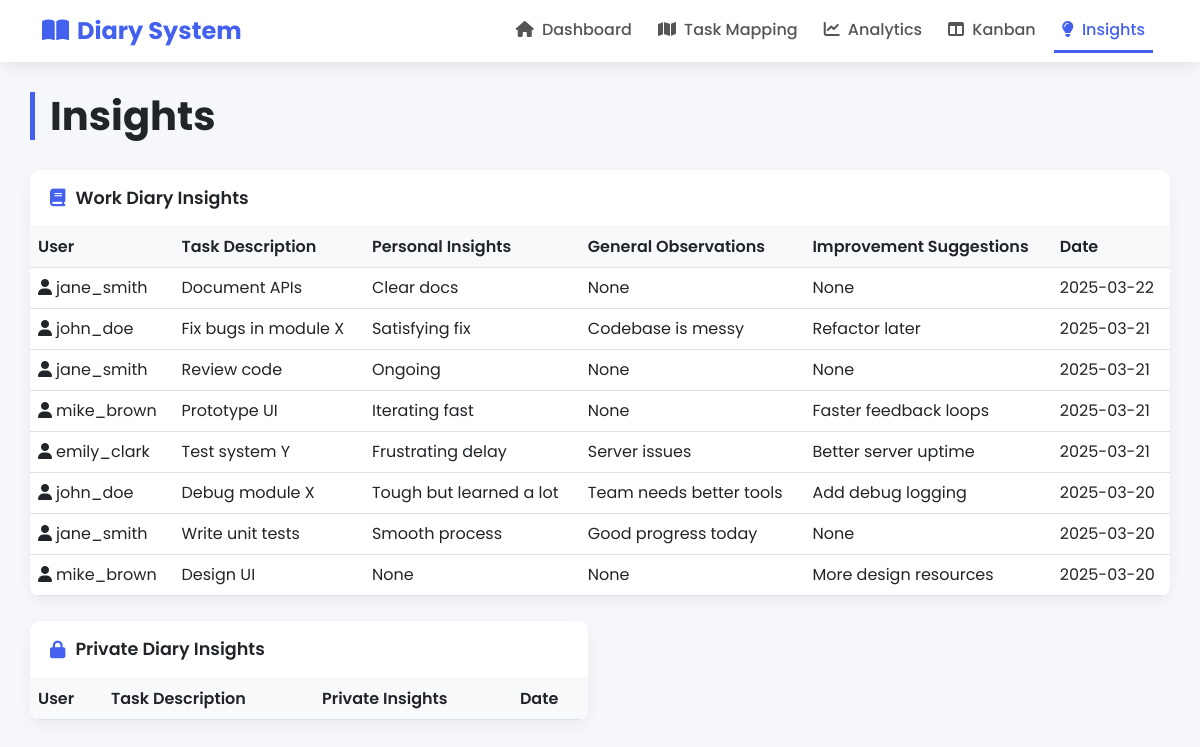
The app's page /insights.php, older data.
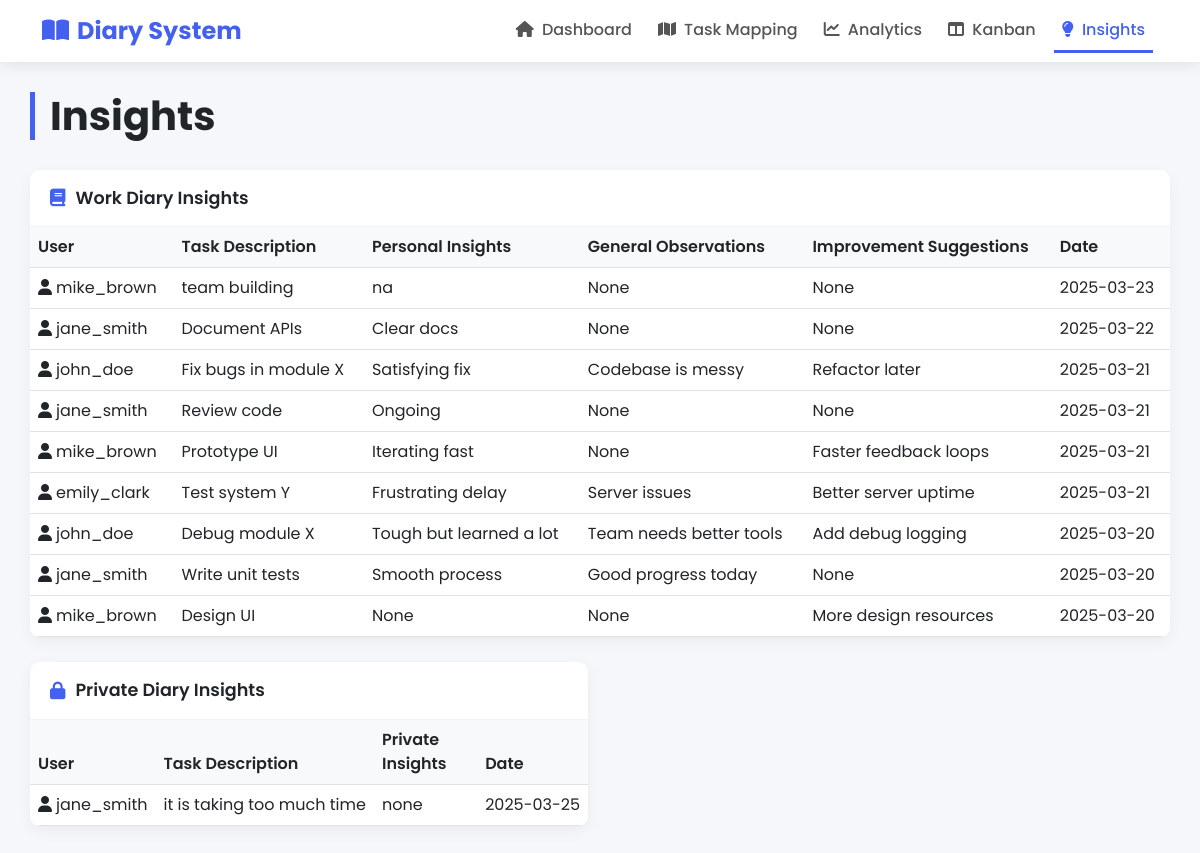
The same page, newer data.
### tables this page shows
CREATE TABLE `workdiary` (
  `EntryID` int(11) NOT NULL,
  `UserID` int(11) NOT NULL,
  `EntryDate` date NOT NULL DEFAULT curdate(),
  `TaskDescription` varchar(500) NOT NULL,
  `TaskStatus` enum('Not Started','In Progress','Completed','Blocked') DEFAULT 'Not Started',
  `AllocatedTime` decimal(5,2) NOT NULL,
  `ActualTime` decimal(5,2) DEFAULT NULL,
  `DeviationReason` text DEFAULT NULL,
  `PersonalInsights` text DEFAULT NULL,
  `Commitments` text DEFAULT NULL,
  `GeneralObservations` text DEFAULT NULL,
  `ImprovementSuggestions` text DEFAULT NULL,
  `CreatedAt` datetime DEFAULT current_timestamp(),
  `UpdatedAt` datetime DEFAULT current_timestamp() ON UPDATE current_timestamp(),
  `IsPrivate` tinyint(1) DEFAULT 0
);

CREATE TABLE `users` (
  `UserID` int(11) NOT NULL,
  `Username` varchar(50) NOT NULL,
  `Email` varchar(100) NOT NULL,
  `Role` varchar(50) DEFAULT 'Team Member'
);

CREATE TABLE `privatediaryentries` (
  `PrivateEntryID` int(11) NOT NULL,
  `WorkDiaryEntryID` int(11) NOT NULL,
  `PrivateTaskDescription` varchar(500) DEFAULT NULL,
  `PrivateTaskStatus` enum('Not Started','In Progress','Completed','Blocked') DEFAULT NULL,
  `PrivateInsights` text DEFAULT NULL,
  `CreatedAt` datetime DEFAULT current_timestamp()
);

### insights.php (the view, shortened to what the changed rows need)
<?php include 'config.php'; ?>
<!DOCTYPE html>
<html lang="en">
<head>
    <link href="https://cdn.jsdelivr.net/npm/bootstrap@5.3.0/dist/css/bootstrap.min.css" rel="stylesheet">
    <link rel="stylesheet" href="https://cdnjs.cloudflare.com/ajax/libs/font-awesome/6.4.0/css/all.min.css">
</head>
<body>
    <div class="container dashboard-container">
        <h1 class="page-title">Insights</h1>
        <div class="row">
            <div class="col-md-12">
                <div class="card">
                    <div class="card-body p-0">
                        <div class="table-responsive">
                            <table class="table table-hover">
                                <thead>
                                    <tr>
                                        <th>User</th>
                                        <th>Task Description</th>
                                        <th>Personal Insights</th>
                                        <th>General Observations</th>
                                        <th>Improvement Suggestions</th>
                                        <th>Date</th>
                                    </tr>
                                </thead>
                                <tbody>
                                    <?php
                                    $stmt = $pdo->query("SELECT u.Username, w.TaskDescription, w.PersonalInsights,
                                                        w.GeneralObservations, w.ImprovementSuggestions, w.EntryDate
                                                        FROM workdiary w
                                                        JOIN users u ON w.UserID = u.UserID
                                                        WHERE w.IsPrivate = 0
                                                        AND u.Role != 'SA Team'
                                                        AND (w.PersonalInsights IS NOT NULL
                                                             OR w.GeneralObservations IS NOT NULL
                                                             OR w.ImprovementSuggestions IS NOT NULL)
                                                        ORDER BY w.EntryDate DESC");
                                    while ($row = $stmt->fetch()) {
                                        echo "<tr>";
                                        echo "<td><i class='fas fa-user me-1'></i>{$row['Username']}</td>";
                                        echo "<td>{$row['TaskDescription']}</td>";
                                        echo "<td>" . ($row['PersonalInsights'] ?? 'None') . "</td>";
                                        echo "<td>" . ($row['GeneralObservations'] ?? 'None') . "</td>";
                                        echo "<td>" . ($row['ImprovementSuggestions'] ?? 'None') . "</td>";
                                        echo "<td>{$row['EntryDate']}</td>";
                                        echo "</tr>";
                                    }
                                    ?>
                                </tbody>
                            </table>
                        </div>
                    </div>
                </div>
            </div>
            <div class="col-md-6">
                <div class="card">
                    <div class="card-body p-0">
                        <div class="table-responsive">
                            <table class="table table-hover">
                                <thead>
                                    <tr>
                                        <th>User</th>
                                        <th>Task Description</th>
                                        <th>Private Insights</th>
                                        <th>Date</th>
                                    </tr>
                                </thead>
                                <tbody>
                                    <?php
                                    $stmt = $pdo->query("SELECT u.Username, p.PrivateTaskDescription, p.PrivateInsights, w.EntryDate
                                                        FROM privatediaryentries p
                                                        JOIN workdiary w ON p.WorkDiaryEntryID = w.EntryID
                                                        JOIN users u ON w.UserID = u.UserID
                                                        WHERE p.PrivateInsights IS NOT NULL
                                                        AND u.Role != 'SA Team'
                                                        ORDER BY w.EntryDate DESC");
                                    while ($row = $stmt->fetch()) {
                                        echo "<tr>";
                                        echo "<td><i class='fas fa-user me-1'></i>{$row['Username']}</td>";
                                        echo "<td>{$row['PrivateTaskDescription']}</td>";
                                        echo "<td>{$row['PrivateInsights']}</td>";
                                        echo "<td>{$row['EntryDate']}</td>";
                                        echo "</tr>";
                                    }
                                    ?>
                                </tbody>
                            </table>
                        </div>
                    </div>
                </div>
            </div>
        </div>
    </div>
</body>
</html>

Row changes from the older to the newer data that the page shows:
added workdiary: UserID.Username "mike_brown", TaskDescription "team building", PersonalInsights "na", GeneralObservations "None", ImprovementSuggestions "None", EntryDate "2025-03-23"
added privatediaryentries: users.Username "jane_smith", PrivateTaskDescription "it is taking too much time", PrivateInsights "none", WorkDiaryEntryID.EntryDate "2025-03-25"
